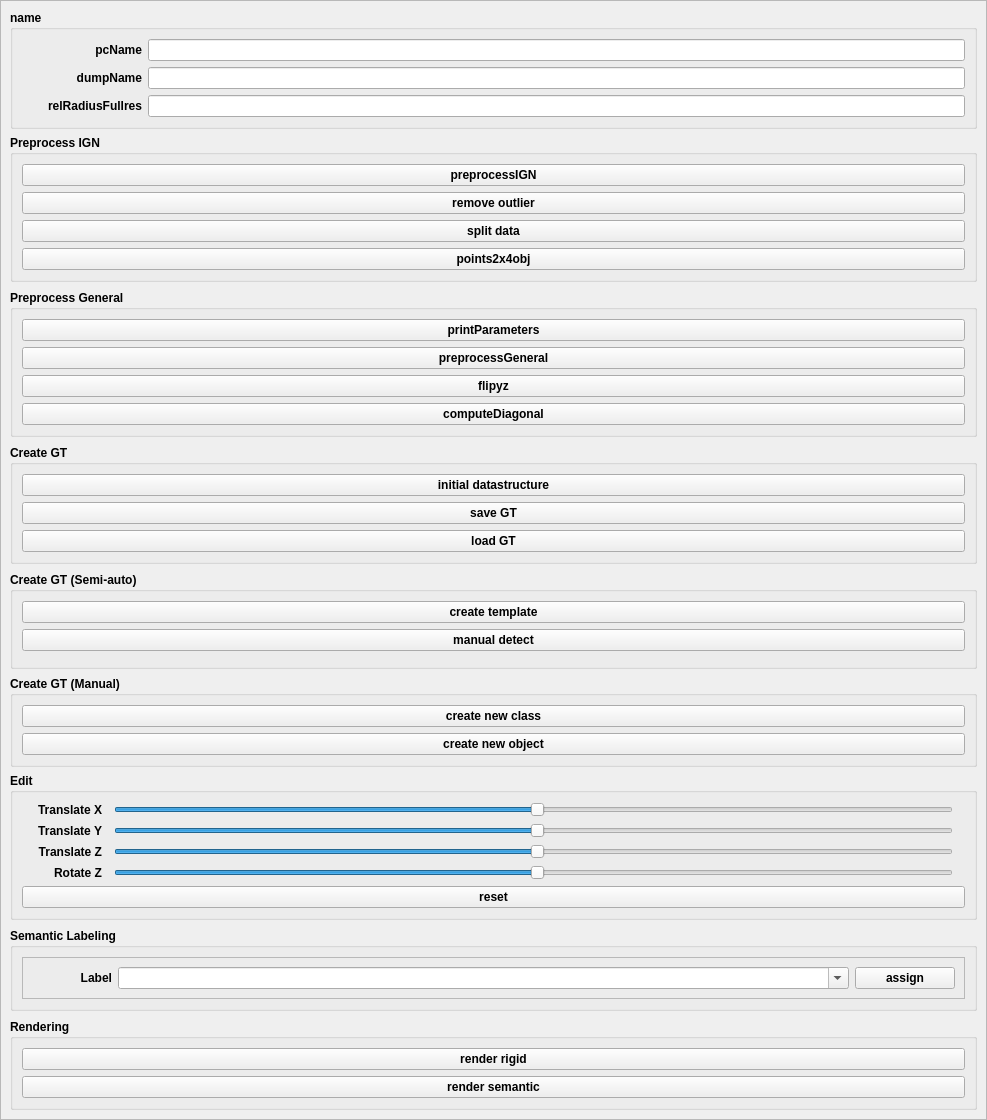
<?xml version="1.0" encoding="UTF-8"?>
<ui version="4.0">
 <class>PCICL3DRepetitionGroundTruth2015EditorForm</class>
 <widget class="QWidget" name="PCICL3DRepetitionGroundTruth2015EditorForm">
  <property name="geometry">
   <rect>
    <x>0</x>
    <y>0</y>
    <width>987</width>
    <height>1120</height>
   </rect>
  </property>
  <property name="windowTitle">
   <string>Form</string>
  </property>
  <layout class="QVBoxLayout" name="verticalLayout">
   <property name="margin">
    <number>0</number>
   </property>
   <item>
    <widget class="QFrame" name="frame">
     <property name="sizePolicy">
      <sizepolicy hsizetype="Preferred" vsizetype="Preferred">
       <horstretch>0</horstretch>
       <verstretch>1</verstretch>
      </sizepolicy>
     </property>
     <property name="font">
      <font>
       <weight>75</weight>
       <bold>true</bold>
      </font>
     </property>
     <property name="frameShape">
      <enum>QFrame::StyledPanel</enum>
     </property>
     <property name="frameShadow">
      <enum>QFrame::Raised</enum>
     </property>
     <layout class="QVBoxLayout" name="verticalLayout_4">
      <item>
       <widget class="QGroupBox" name="groupBox">
        <property name="title">
         <string>name</string>
        </property>
        <layout class="QVBoxLayout" name="verticalLayout_3">
         <item>
          <layout class="QHBoxLayout" name="horizontalLayout">
           <item>
            <widget class="QLabel" name="label_2">
             <property name="minimumSize">
              <size>
               <width>120</width>
               <height>0</height>
              </size>
             </property>
             <property name="maximumSize">
              <size>
               <width>80</width>
               <height>16777215</height>
              </size>
             </property>
             <property name="text">
              <string>pcName</string>
             </property>
             <property name="alignment">
              <set>Qt::AlignRight|Qt::AlignTrailing|Qt::AlignVCenter</set>
             </property>
            </widget>
           </item>
           <item>
            <widget class="QLineEdit" name="lePcName"/>
           </item>
          </layout>
         </item>
         <item>
          <layout class="QHBoxLayout" name="horizontalLayout_2">
           <item>
            <widget class="QLabel" name="label_4">
             <property name="minimumSize">
              <size>
               <width>120</width>
               <height>0</height>
              </size>
             </property>
             <property name="maximumSize">
              <size>
               <width>80</width>
               <height>16777215</height>
              </size>
             </property>
             <property name="text">
              <string>dumpName</string>
             </property>
             <property name="alignment">
              <set>Qt::AlignRight|Qt::AlignTrailing|Qt::AlignVCenter</set>
             </property>
            </widget>
           </item>
           <item>
            <widget class="QLineEdit" name="leDumpName"/>
           </item>
          </layout>
         </item>
         <item>
          <layout class="QHBoxLayout" name="horizontalLayout_6">
           <item>
            <widget class="QLabel" name="label_8">
             <property name="minimumSize">
              <size>
               <width>120</width>
               <height>0</height>
              </size>
             </property>
             <property name="text">
              <string>relRadiusFullres</string>
             </property>
             <property name="alignment">
              <set>Qt::AlignRight|Qt::AlignTrailing|Qt::AlignVCenter</set>
             </property>
            </widget>
           </item>
           <item>
            <widget class="QLineEdit" name="leRelRadiusFullres"/>
           </item>
          </layout>
         </item>
        </layout>
       </widget>
      </item>
      <item>
       <widget class="QGroupBox" name="groupBox_3">
        <property name="title">
         <string>Preprocess IGN</string>
        </property>
        <layout class="QVBoxLayout" name="verticalLayout_6">
         <item>
          <widget class="QPushButton" name="pbPreprocessIGN">
           <property name="text">
            <string>preprocessIGN</string>
           </property>
          </widget>
         </item>
         <item>
          <widget class="QPushButton" name="pbRemoveOutlier">
           <property name="text">
            <string>remove outlier</string>
           </property>
          </widget>
         </item>
         <item>
          <widget class="QPushButton" name="pbSplitData">
           <property name="text">
            <string>split data</string>
           </property>
          </widget>
         </item>
         <item>
          <widget class="QPushButton" name="pbPoints2x4obj">
           <property name="text">
            <string>points2x4obj</string>
           </property>
          </widget>
         </item>
        </layout>
       </widget>
      </item>
      <item>
       <spacer name="verticalSpacer_6">
        <property name="orientation">
         <enum>Qt::Vertical</enum>
        </property>
        <property name="sizeHint" stdset="0">
         <size>
          <width>20</width>
          <height>40</height>
         </size>
        </property>
       </spacer>
      </item>
      <item>
       <widget class="QGroupBox" name="groupBox_9">
        <property name="title">
         <string>Preprocess General</string>
        </property>
        <layout class="QVBoxLayout" name="verticalLayout_9">
         <item>
          <widget class="QPushButton" name="pbPrintParamters">
           <property name="text">
            <string>printParameters</string>
           </property>
          </widget>
         </item>
         <item>
          <widget class="QPushButton" name="pbPreprocessGeneral">
           <property name="text">
            <string>preprocessGeneral</string>
           </property>
          </widget>
         </item>
         <item>
          <widget class="QPushButton" name="pbFlipYZ">
           <property name="text">
            <string>flipyz</string>
           </property>
          </widget>
         </item>
         <item>
          <widget class="QPushButton" name="pbComputeDiagonal">
           <property name="text">
            <string>computeDiagonal</string>
           </property>
          </widget>
         </item>
        </layout>
       </widget>
      </item>
      <item>
       <spacer name="verticalSpacer_2">
        <property name="orientation">
         <enum>Qt::Vertical</enum>
        </property>
        <property name="sizeHint" stdset="0">
         <size>
          <width>20</width>
          <height>40</height>
         </size>
        </property>
       </spacer>
      </item>
      <item>
       <widget class="QGroupBox" name="groupBox_8">
        <property name="title">
         <string>Create GT</string>
        </property>
        <layout class="QVBoxLayout" name="verticalLayout_8">
         <item>
          <widget class="QPushButton" name="pbInitialDatastructure">
           <property name="text">
            <string>initial datastructure</string>
           </property>
          </widget>
         </item>
         <item>
          <widget class="QPushButton" name="pbSaveGT">
           <property name="text">
            <string>save GT</string>
           </property>
          </widget>
         </item>
         <item>
          <widget class="QPushButton" name="pbLoadGT">
           <property name="text">
            <string>load GT</string>
           </property>
          </widget>
         </item>
        </layout>
       </widget>
      </item>
      <item>
       <spacer name="verticalSpacer_3">
        <property name="orientation">
         <enum>Qt::Vertical</enum>
        </property>
        <property name="sizeHint" stdset="0">
         <size>
          <width>20</width>
          <height>40</height>
         </size>
        </property>
       </spacer>
      </item>
      <item>
       <widget class="QGroupBox" name="groupBox_2">
        <property name="title">
         <string>Create GT (Semi-auto)</string>
        </property>
        <layout class="QVBoxLayout" name="verticalLayout_5">
         <item>
          <widget class="QPushButton" name="pbCreateTempalte">
           <property name="text">
            <string>create template</string>
           </property>
          </widget>
         </item>
         <item>
          <widget class="QPushButton" name="pbManualDetect">
           <property name="text">
            <string>manual detect</string>
           </property>
          </widget>
         </item>
         <item>
          <widget class="QFrame" name="frame_3">
           <property name="frameShape">
            <enum>QFrame::NoFrame</enum>
           </property>
           <property name="frameShadow">
            <enum>QFrame::Raised</enum>
           </property>
           <layout class="QHBoxLayout" name="horizontalLayout_3">
            <property name="margin">
             <number>0</number>
            </property>
           </layout>
          </widget>
         </item>
        </layout>
       </widget>
      </item>
      <item>
       <spacer name="verticalSpacer_5">
        <property name="orientation">
         <enum>Qt::Vertical</enum>
        </property>
        <property name="sizeHint" stdset="0">
         <size>
          <width>20</width>
          <height>40</height>
         </size>
        </property>
       </spacer>
      </item>
      <item>
       <widget class="QGroupBox" name="groupBox_7">
        <property name="title">
         <string>Create GT (Manual)</string>
        </property>
        <layout class="QVBoxLayout" name="verticalLayout_7">
         <item>
          <widget class="QPushButton" name="pbManualCreateNewClass">
           <property name="text">
            <string>create new class</string>
           </property>
          </widget>
         </item>
         <item>
          <widget class="QPushButton" name="pbManualCreateNewObject">
           <property name="text">
            <string>create new object</string>
           </property>
          </widget>
         </item>
        </layout>
       </widget>
      </item>
      <item>
       <widget class="QGroupBox" name="groupBox_4">
        <property name="title">
         <string>Edit</string>
        </property>
        <layout class="QGridLayout" name="gridLayout">
         <item row="0" column="2">
          <widget class="QSlider" name="hsTranslateX">
           <property name="value">
            <number>50</number>
           </property>
           <property name="orientation">
            <enum>Qt::Horizontal</enum>
           </property>
          </widget>
         </item>
         <item row="2" column="2">
          <widget class="QSlider" name="hsTranslateZ">
           <property name="value">
            <number>50</number>
           </property>
           <property name="orientation">
            <enum>Qt::Horizontal</enum>
           </property>
          </widget>
         </item>
         <item row="0" column="0">
          <widget class="QLabel" name="label">
           <property name="minimumSize">
            <size>
             <width>80</width>
             <height>0</height>
            </size>
           </property>
           <property name="text">
            <string>Translate X</string>
           </property>
           <property name="alignment">
            <set>Qt::AlignRight|Qt::AlignTrailing|Qt::AlignVCenter</set>
           </property>
          </widget>
         </item>
         <item row="9" column="0" colspan="5">
          <widget class="QPushButton" name="pbReset">
           <property name="text">
            <string>reset</string>
           </property>
          </widget>
         </item>
         <item row="1" column="0">
          <widget class="QLabel" name="label_3">
           <property name="text">
            <string>Translate Y</string>
           </property>
           <property name="alignment">
            <set>Qt::AlignRight|Qt::AlignTrailing|Qt::AlignVCenter</set>
           </property>
          </widget>
         </item>
         <item row="1" column="2">
          <widget class="QSlider" name="hsTranslateY">
           <property name="value">
            <number>50</number>
           </property>
           <property name="orientation">
            <enum>Qt::Horizontal</enum>
           </property>
          </widget>
         </item>
         <item row="2" column="0">
          <widget class="QLabel" name="label_5">
           <property name="text">
            <string>Translate Z</string>
           </property>
           <property name="alignment">
            <set>Qt::AlignRight|Qt::AlignTrailing|Qt::AlignVCenter</set>
           </property>
          </widget>
         </item>
         <item row="7" column="0">
          <widget class="QLabel" name="label_6">
           <property name="text">
            <string>Rotate Z</string>
           </property>
           <property name="alignment">
            <set>Qt::AlignRight|Qt::AlignTrailing|Qt::AlignVCenter</set>
           </property>
          </widget>
         </item>
         <item row="7" column="2">
          <widget class="QSlider" name="hsRotateZ">
           <property name="value">
            <number>50</number>
           </property>
           <property name="orientation">
            <enum>Qt::Horizontal</enum>
           </property>
          </widget>
         </item>
        </layout>
       </widget>
      </item>
      <item>
       <spacer name="verticalSpacer">
        <property name="orientation">
         <enum>Qt::Vertical</enum>
        </property>
        <property name="sizeHint" stdset="0">
         <size>
          <width>20</width>
          <height>40</height>
         </size>
        </property>
       </spacer>
      </item>
      <item>
       <widget class="QGroupBox" name="groupBox_5">
        <property name="title">
         <string>Semantic Labeling</string>
        </property>
        <layout class="QHBoxLayout" name="horizontalLayout_4">
         <item>
          <widget class="QSplitter" name="splitter">
           <property name="orientation">
            <enum>Qt::Horizontal</enum>
           </property>
           <widget class="QFrame" name="frame_2">
            <property name="frameShape">
             <enum>QFrame::StyledPanel</enum>
            </property>
            <property name="frameShadow">
             <enum>QFrame::Raised</enum>
            </property>
            <layout class="QHBoxLayout" name="horizontalLayout_5">
             <item>
              <widget class="QLabel" name="label_7">
               <property name="maximumSize">
                <size>
                 <width>80</width>
                 <height>16777215</height>
                </size>
               </property>
               <property name="text">
                <string>Label</string>
               </property>
               <property name="alignment">
                <set>Qt::AlignRight|Qt::AlignTrailing|Qt::AlignVCenter</set>
               </property>
              </widget>
             </item>
             <item>
              <widget class="QComboBox" name="cbSemanticLabel">
               <property name="editable">
                <bool>true</bool>
               </property>
              </widget>
             </item>
             <item>
              <widget class="QPushButton" name="pbSemanticLabelAssign">
               <property name="maximumSize">
                <size>
                 <width>100</width>
                 <height>16777215</height>
                </size>
               </property>
               <property name="text">
                <string>assign</string>
               </property>
              </widget>
             </item>
            </layout>
           </widget>
          </widget>
         </item>
        </layout>
       </widget>
      </item>
      <item>
       <spacer name="verticalSpacer_4">
        <property name="orientation">
         <enum>Qt::Vertical</enum>
        </property>
        <property name="sizeHint" stdset="0">
         <size>
          <width>20</width>
          <height>40</height>
         </size>
        </property>
       </spacer>
      </item>
      <item>
       <widget class="QGroupBox" name="groupBox_6">
        <property name="title">
         <string>Rendering</string>
        </property>
        <layout class="QVBoxLayout" name="verticalLayout_2">
         <item>
          <widget class="QPushButton" name="pbRenderRigid">
           <property name="text">
            <string>render rigid</string>
           </property>
          </widget>
         </item>
         <item>
          <widget class="QPushButton" name="pbRenderSemantic">
           <property name="text">
            <string>render semantic</string>
           </property>
          </widget>
         </item>
        </layout>
       </widget>
      </item>
     </layout>
    </widget>
   </item>
  </layout>
 </widget>
 <resources/>
 <connections/>
</ui>
